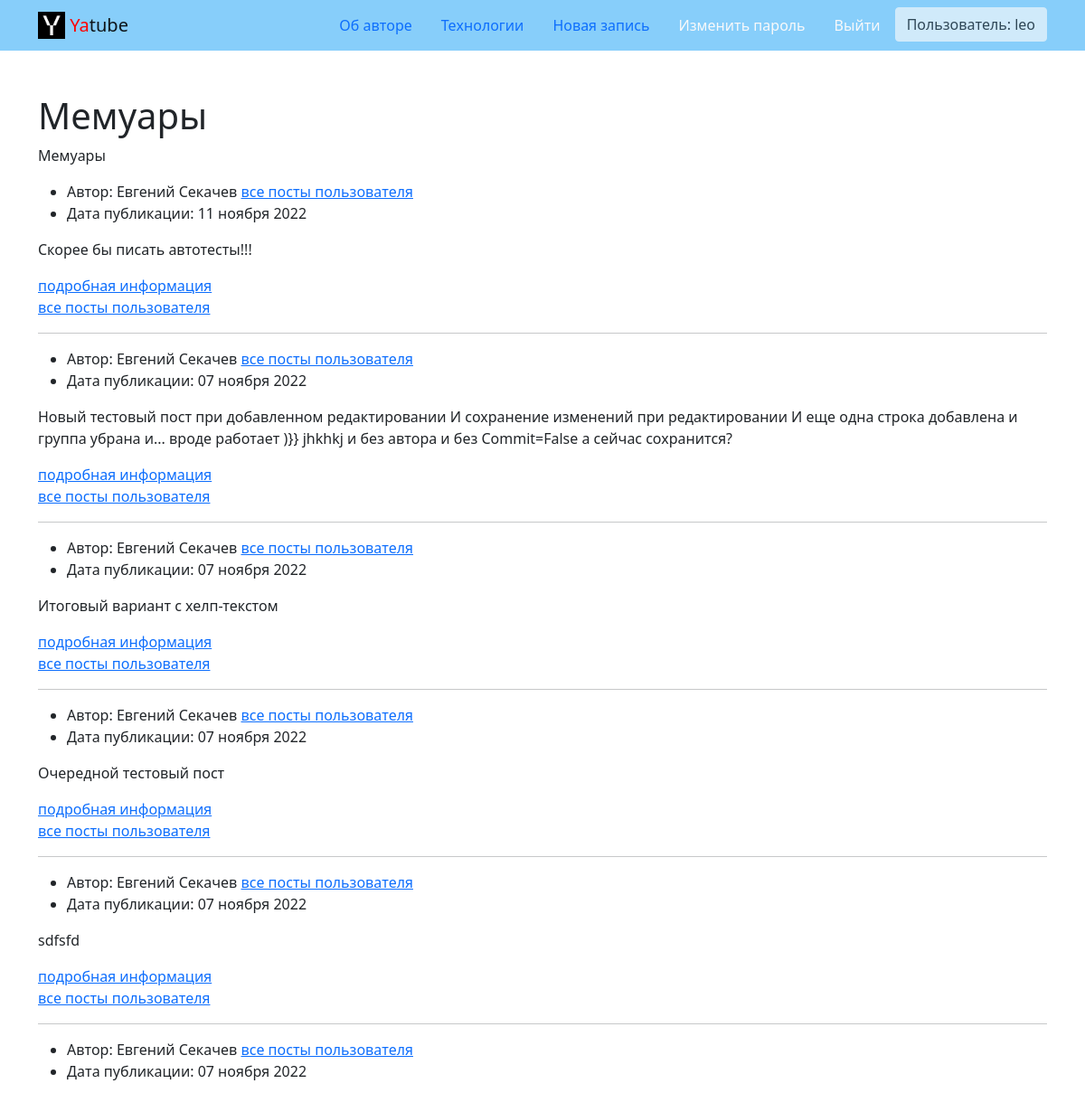
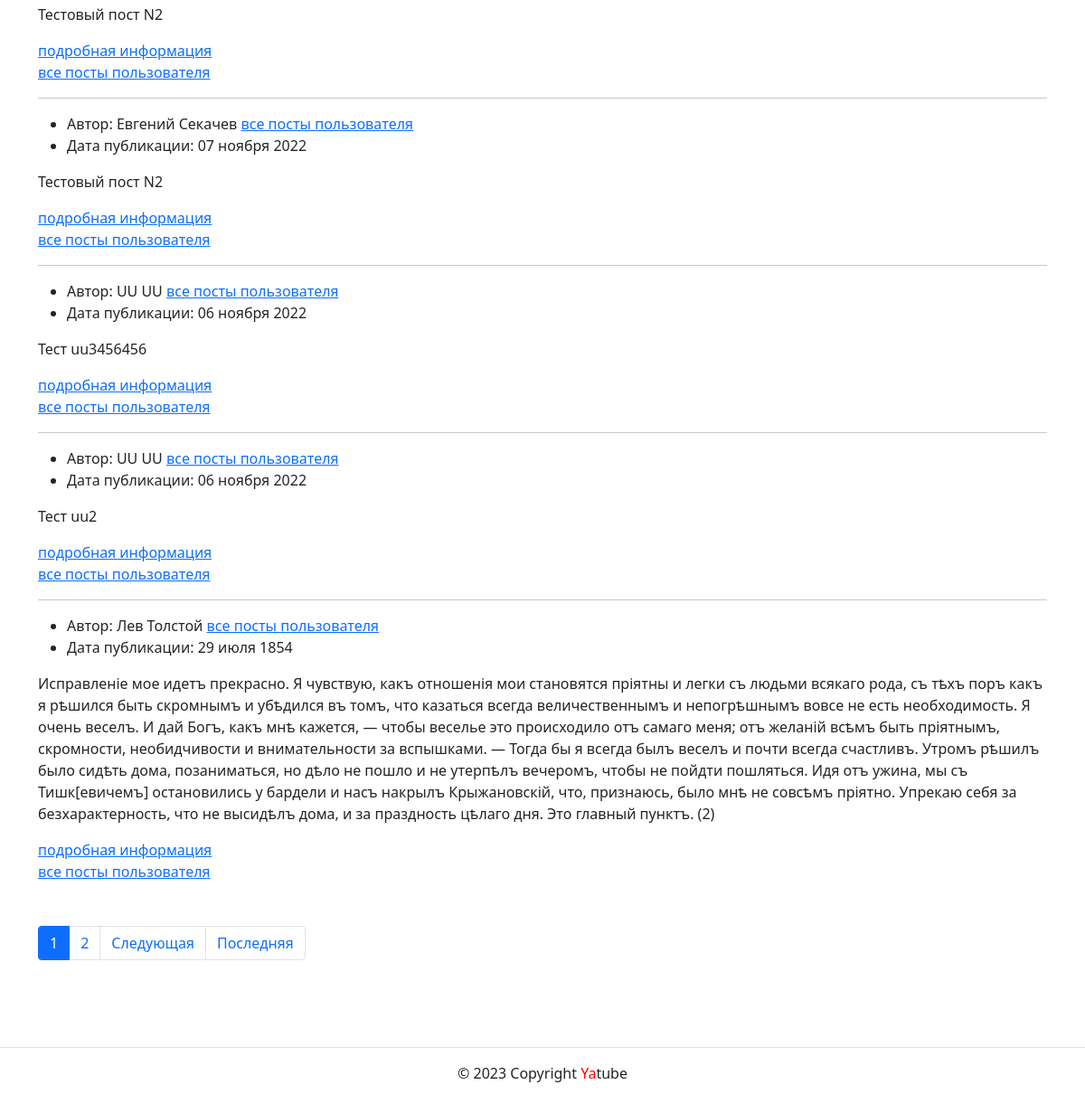
The page /group/memuars/ (signed in) on the database its author committed (2 pictures, top to bottom).
### posts/models.py (models this page shows, shortened)
class Group(models.Model):
    title = models.CharField('Имя группы', max_length=200)
    slug = models.SlugField('slug группы', unique=True)
    description = models.TextField('Описание группы')
    def __str__(self):
        return self.title
    class Meta:
        verbose_name = 'Группа'
        verbose_name_plural = 'Группы'

class Post(CreatedModel):
    text = models.TextField(
        'Текст поста',
        help_text='Введите текст поста'
    )
    author = models.ForeignKey(
        User,
        on_delete=models.CASCADE,
        related_name='posts',
        verbose_name='Автор'
    )
    group = models.ForeignKey(
        Group,
        blank=True,
        null=True,
        on_delete=models.SET_NULL,
        related_name='posts',
        verbose_name='Группа',
        help_text='Группа, к которой будет относиться пост'
    )
    image = models.ImageField(
        'Картинка',
        upload_to='posts/',
        blank=True
    )
    class Meta:
        ordering = ('-pub_date',)
        verbose_name = 'Пост'
        verbose_name_plural = 'Посты'

### posts/views.py (the view)
# urls.py: path('group/<slug:slug>/', views.group_posts, name='group_list'),
def group_posts(request, slug):
    group = get_object_or_404(Group, slug=slug)
    post_list = group.posts.all()
    page_obj = posts_paginator(request, post_list, POSTS_PER_PAGE)
    context = {
        'group': group,
        'page_obj': page_obj,
    }
    return render(request, 'posts/group_list.html', context)

### core/context_processors/year.py (called while the page is built)
def year(request):
    return {
        'year': datetime.datetime.now().year
    }

### posts/utils.py (called while the page is built)
def posts_paginator(request, post_list: QuerySet, posts_count: int):
    paginator = Paginator(post_list, posts_count)
    page_number = request.GET.get('page')
    page_obj = paginator.get_page(page_number)
    return page_obj

### templates/posts/group_list.html (shortened to what this page needs)
{% extends 'base.html' %}
{% block header %} {{ group }} {% endblock %}
{% block content %}
  <p>
    {{ group.description }}
  </p>
  {% for post in page_obj %}
    {% include 'posts/includes/post_text.html' %}
    <a href="{% url 'posts:profile' post.author.username %}">все посты пользователя</a>
    {% if not forloop.last %}
      <hr>
    {% endif %}
  {% endfor %}
  {% include 'posts/includes/paginator.html' %}
{% endblock %}

### templates/includes/header.html (shortened to what this page needs)
{% load static %}
<nav class="navbar navbar-light" style="background-color: lightskyblue">
  <div class="container">
    <a class="navbar-brand" href="{% url 'posts:index' %}">
      <img src="{% static 'img/logo.png' %}" width="30" height="30" class="d-inline-block align-top" alt="">
      <span style="color:red">Ya</span>tube
    </a>
    <ul class="nav nav-pills">
      {% with request.resolver_match.view_name as view_name %}
        <li class="nav-item">
          <a class="nav-link {% if view_name  == 'about:author' %}active{% endif %}"
             href="{% url 'about:author' %}">
            Об авторе
          </a>
        </li>
        <li class="nav-item">
          <a class="nav-link {% if view_name  == 'about:tech' %}active{% endif %}"
             href="{% url 'about:tech' %}">Технологии</a>
        </li>
        {% if request.user.is_authenticated %}
          <li class="nav-item">
            <a class="nav-link {% if view_name  == "posts:post_create" %}active{% endif %}"
               href="{% url 'posts:post_create' %}">Новая запись</a>
          </li>
          <li class="nav-item">
            <a class="nav-link link-light {% if view_name  == 'users:password_change' %}active{% endif %}"
               href="{% url 'users:password_change' %}">Изменить пароль</a>
          </li>
          <li class="nav-item">
            <a class="nav-link link-light {% if view_name  == 'users:logout' %}active{% endif %}"
               href="{% url 'users:logout' %}">Выйти</a>
          </li>
          <li>
            <button type="button" class="btn btn btn-light" disabled>Пользователь: {{ user.username }}</button>
          </li>
        {% endif %}
      {% endwith %}
    </ul>
  </div>
</nav>

### templates/posts/includes/post_text.html (shortened to what this page needs)
{% load thumbnail %}
<article>
  <ul>
    <li>
      Автор: {{ post.author.get_full_name }}
      <a href="{% url 'posts:profile' post.author.username %}">все посты пользователя</a>
    </li>
    <li>
      Дата публикации: {{ post.pub_date|date:"d E Y" }}
    </li>
  </ul>
  <p>{{ post.text }}</p>
  <a href="{% url 'posts:post_detail' post.id %}">подробная информация</a>
</article>

### rows shown on the page
Group: title "Мемуары", description "Мемуары"
Post: author.get_full_name "Евгений Секачев", pub_date "11 ноября 2022", text "Скорее бы писать автотесты!!!"
Post: author.get_full_name "Евгений Секачев", pub_date "07 ноября 2022", text "Новый тестовый пост при добавленном редактировании И сохранение изменений при редактировании И еще одна строка добавлена и группа убрана и... вроде работает )}} jhkhkj и без автора и без Commit=False а сейчас сохранится?"
Post: author.get_full_name "Евгений Секачев", pub_date "07 ноября 2022", text "Итоговый вариант с хелп-текстом"
Post: author.get_full_name "Евгений Секачев", pub_date "07 ноября 2022", text "Очередной тестовый пост"
Post: author.get_full_name "Евгений Секачев", pub_date "07 ноября 2022", text "sdfsfd"
Post: author.get_full_name "Евгений Секачев", pub_date "07 ноября 2022", text "Тестовый пост N2"
Post: author.get_full_name "Евгений Секачев", pub_date "07 ноября 2022", text "Тестовый пост N2"
Post: author.get_full_name "UU UU", pub_date "06 ноября 2022", text "Тест uu3456456"
Post: author.get_full_name "UU UU", pub_date "06 ноября 2022", text "Тест uu2"
Post: author.get_full_name "Лев Толстой", pub_date "29 июля 1854", text "Исправленіе мое идетъ прекрасно. Я чувствую, какъ отношенія мои становятся пріятны и легки съ людьми всякаго рода, съ тѣхъ поръ какъ я рѣшился быть скромнымъ и убѣдился въ томъ, что казаться всегда величественнымъ и непогрѣшнымъ вовсе не есть необходимость. Я очень веселъ. И дай Богъ, какъ мнѣ кажется, — чтобы веселье это происходило отъ самаго меня; отъ желаній всѣмъ быть пріятнымъ, скромности, необидчивости и внимательности за вспышками. — Тогда бы я всегда былъ веселъ и почти всегда счастливъ. Утромъ рѣшилъ было сидѣть дома, позаниматься, но дѣло не пошло и не утерпѣлъ вечеромъ, чтобы не пойдти пошляться. Идя отъ ужина, мы съ Тишк[евичемъ] остановились у бардели и насъ накрылъ…"

### other values the page prints
{{ user.username }} "leo"
{{ i }} "1"
{{ i }} "2"
